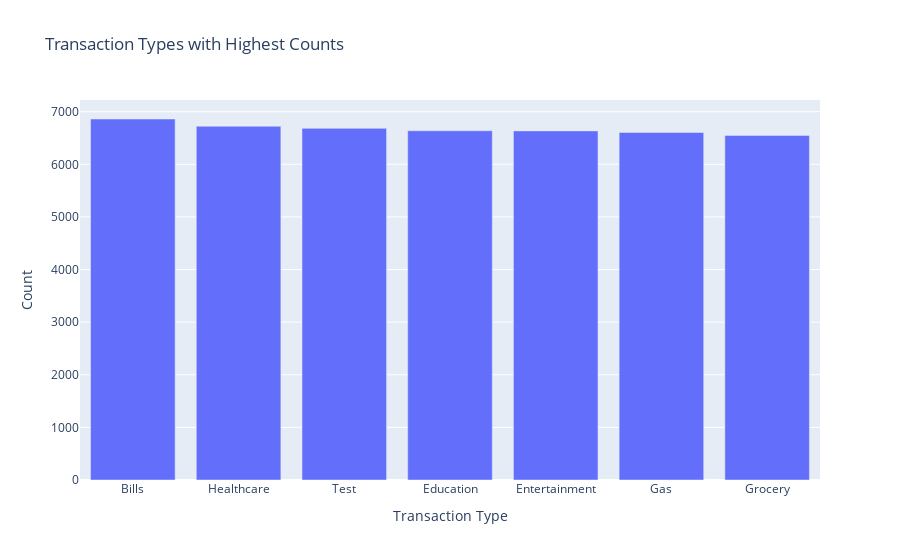
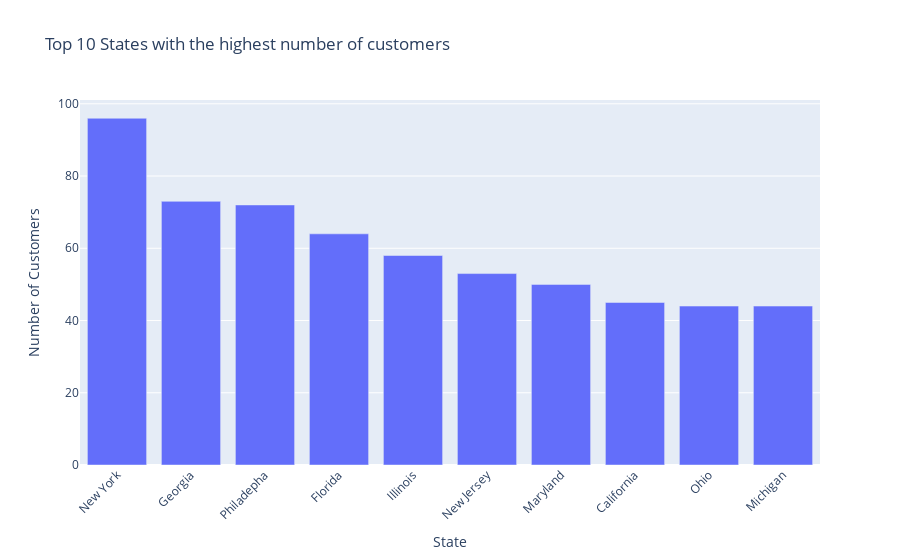
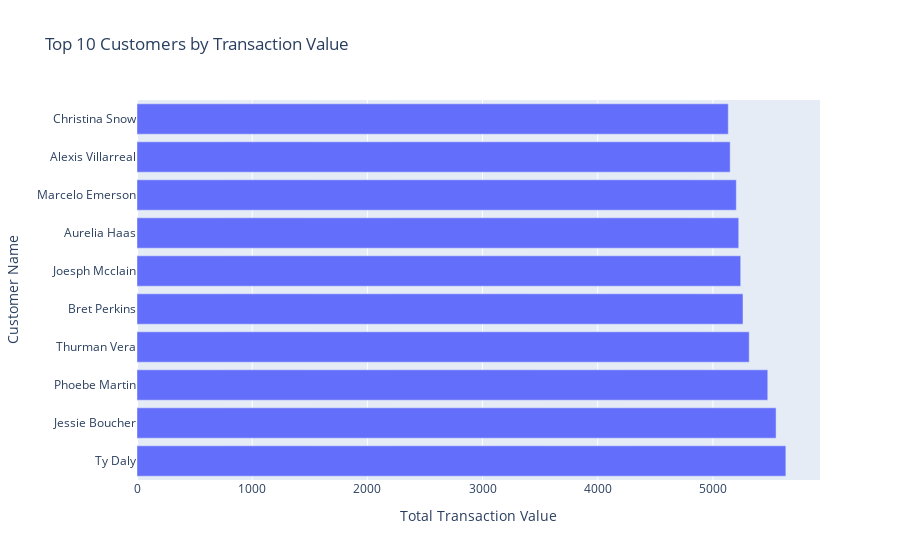

Write notebook code for charts like these, in order.
### Code cell
# 3.1
import mysql.connector
import pandas as pd
import matplotlib.pyplot as plt
import plotly.express as px

# Function to fetch data from MySQL database
def fetch_data(query):
    # Connect to your MySQL database. Replace with your actual database credentials.
    connection = mysql.connector.connect(
        host='localhost',
        user='root',
        password='Password',
        database='creditcard_capstone'
    )
    data = pd.read_sql_query(query, connection)  # Execute the query and fetch the data into a DataFrame
    connection.close()  # Close the connection
    return data

# Function to plot the highest transaction type count
def plot_highest_transaction_type_count():
    query = """
    SELECT TRANSACTION_TYPE, 
    COUNT(*) AS count
    FROM CDW_SAPP_CREDIT_CARD
    GROUP BY TRANSACTION_TYPE
    ORDER BY count DESC
    """
    data = fetch_data(query)  # Fetch data from the database
    fig = px.bar(data, x='TRANSACTION_TYPE', y='count', title='Transaction Types with Highest Counts')  # Create a bar plot using Plotly
    
    fig.update_layout(
        xaxis_title='Transaction Type',
        yaxis_title='Count',
        xaxis_tickangle=0
    )
    fig.show()  # Show the plot

def main():
    plot_highest_transaction_type_count()  # Call the function to plot the data

if __name__ == "__main__":
    main()

# 3.2
import plotly.express as px
import pandas as pd

# Placeholder for the fetch_data function
def fetch_data(query):
    # You should replace this with the actual implementation
    # For now, it returns a sample DataFrame for demonstration purposes
    data = {
        'State': [
            'New York','Georgia', 'Philadepha', 'Florida', 'Illinois', 'New Jersey', 'Maryland', 'California', 
            'Ohio', 'Michigan', 
        ],
        'Number of Customers': [
            96, 73, 72, 64, 58, 53, 50, 45, 44, 44
        ]
    }
    return pd.DataFrame(data)  # Return a sample DataFrame

# Function to plot the top 10 states with the highest number of customers
def plot_top_10_with_highest_number_of_customers():
    query = """
    SELECT cust_state AS State, COUNT(*) AS 'Number of Customers'
    FROM cdw_sapp_customer
    GROUP BY cust_state
    ORDER BY COUNT(*) DESC
    LIMIT 10
    """
    data = fetch_data(query)  # Fetch data from the database
    
    # Debug: Print the fetched data
    print(data)
    
    # Ensure there are at least 10 entries
    if len(data) < 10:
        raise ValueError("Not enough data to plot the top 10 states.")
    
    top_10_data = data.nlargest(10, 'Number of Customers')  # Get the top 10 states by the number of customers
    
    # Debug: Print the top 10 data
    print(top_10_data)
    
    fig = px.bar(top_10_data, x='State', y='Number of Customers', title='Top 10 States with the highest number of customers')  # Create a bar plot using Plotly

    fig.update_layout(
        xaxis_title='State',
        yaxis_title='Number of Customers',
        xaxis_tickangle=-45
    )

    fig.show()  # Show the plot

def main():
    plot_top_10_with_highest_number_of_customers()  # Call the function to plot the data

if __name__ == "__main__":
    main()

# 3.3
import pandas as pd
import plotly.express as px
import mysql.connector  # Import the MySQL connector

# Function to fetch data from MySQL database
def fetch_data(query):
    # Connect to your MySQL database. Replace with your actual database credentials.
    conn = mysql.connector.connect(
        host='localhost',
        user='root',
        password='Password',
        database='creditcard_capstone'
    )
    try:
        data = pd.read_sql_query(query, conn)  # Execute the query and fetch the data into a DataFrame
    except Exception as e:
        print(f"An error occurred: {e}")
        data = None
    finally:
        conn.close()  # Close the connection
    return data

# Function to plot the top 10 customers by transaction value
def plot_top_10_customers_by_transaction_value():
    query = """
    SELECT CUST_SSN, SUM(TRANSACTION_VALUE) as total
    FROM CDW_SAPP_CREDIT_CARD
    GROUP BY CUST_SSN
    ORDER BY total DESC
    LIMIT 10
    """
    data = fetch_data(query)  # Fetch data from the database
    if data is not None and not data.empty:
        customer_names = [
            'Ty Daly', 'Jessie Boucher', 'Phoebe Martin', 'Thurman Vera', 'Bret Perkins',
            'Joesph Mcclain', 'Aurelia Haas', 'Marcelo Emerson', 'Alexis Villarreal', 'Christina Snow'
        ]
        
        # Ensuring that we map the names correctly to the data
        if len(data) == len(customer_names):
            data['customer_name'] = customer_names
        else:
            print("The number of customer names provided does not match the number of records retrieved.")
            return

        fig = px.bar(data, x='total', y='customer_name', orientation='h',
                     labels={'total':'Total Transaction Value', 'customer_name':'Customer Name'},
                     title='Top 10 Customers by Transaction Value')
        fig.update_traces(hovertemplate='Customer: %{y}<br>Total Transaction Value: %{x}')
        fig.show()  # Show the plot
    else:
        print("No data available to plot.")

def main():
    # plot_highest_transaction_type_count()
    # plot_top_10_with_highest_number_of_customers()
    plot_top_10_customers_by_transaction_value()  # Call the function to plot the data

if __name__ == "__main__":
    main()

### Figure 1 — Plotly figure (JSON) as saved in the notebook; plotly's stock layout.template omitted (floating-point values rounded to 4 significant figures)
{"data": [{"alignmentgroup": "True", "hovertemplate": "TRANSACTION_TYPE=%{x}<br>count=%{y}<extra></extra>", "legendgroup": "", "marker": {"color": "#636efa", "pattern": {"shape": ""}}, "name": "", "offsetgroup": "", "orientation": "v", "showlegend": false, "textposition": "auto", "type": "bar", "x": ["Bills", "Healthcare", "Test", "Education", "Entertainment", "Gas", "Grocery"], "xaxis": "x", "y": [6861, 6723, 6683, 6638, 6635, 6605, 6549], "yaxis": "y"}], "layout": {"barmode": "relative", "legend": {"tracegroupgap": 0}, "title": {"text": "Transaction Types with Highest Counts"}, "xaxis": {"anchor": "y", "domain": [0, 1], "tickangle": 0, "title": {"text": "Transaction Type"}}, "yaxis": {"anchor": "x", "domain": [0, 1], "title": {"text": "Count"}}}}

### Figure 2 — Plotly figure (JSON) as saved in the notebook; plotly's stock layout.template omitted (floating-point values rounded to 4 significant figures)
{"data": [{"alignmentgroup": "True", "hovertemplate": "State=%{x}<br>Number of Customers=%{y}<extra></extra>", "legendgroup": "", "marker": {"color": "#636efa", "pattern": {"shape": ""}}, "name": "", "offsetgroup": "", "orientation": "v", "showlegend": false, "textposition": "auto", "type": "bar", "x": ["New York", "Georgia", "Philadepha", "Florida", "Illinois", "New Jersey", "Maryland", "California", "Ohio", "Michigan"], "xaxis": "x", "y": [96, 73, 72, 64, 58, 53, 50, 45, 44, 44], "yaxis": "y"}], "layout": {"barmode": "relative", "legend": {"tracegroupgap": 0}, "title": {"text": "Top 10 States with the highest number of customers"}, "xaxis": {"anchor": "y", "domain": [0, 1], "tickangle": -45, "title": {"text": "State"}}, "yaxis": {"anchor": "x", "domain": [0, 1], "title": {"text": "Number of Customers"}}}}

### Figure 3 — Plotly figure (JSON) as saved in the notebook; plotly's stock layout.template omitted (floating-point values rounded to 4 significant figures)
{"data": [{"alignmentgroup": "True", "hovertemplate": "Customer: %{y}<br>Total Transaction Value: %{x}", "legendgroup": "", "marker": {"color": "#636efa", "pattern": {"shape": ""}}, "name": "", "offsetgroup": "", "orientation": "h", "showlegend": false, "textposition": "auto", "type": "bar", "x": [5633.0, 5548.0, 5476.0, 5315.0, 5261.0, 5241.0, 5224.0, 5203.0, 5150.0, 5133.0], "xaxis": "x", "y": ["Ty Daly", "Jessie Boucher", "Phoebe Martin", "Thurman Vera", "Bret Perkins", "Joesph Mcclain", "Aurelia Haas", "Marcelo Emerson", "Alexis Villarreal", "Christina Snow"], "yaxis": "y"}], "layout": {"barmode": "relative", "legend": {"tracegroupgap": 0}, "title": {"text": "Top 10 Customers by Transaction Value"}, "xaxis": {"anchor": "y", "domain": [0, 1], "title": {"text": "Total Transaction Value"}}, "yaxis": {"anchor": "x", "domain": [0, 1], "title": {"text": "Customer Name"}}}}
